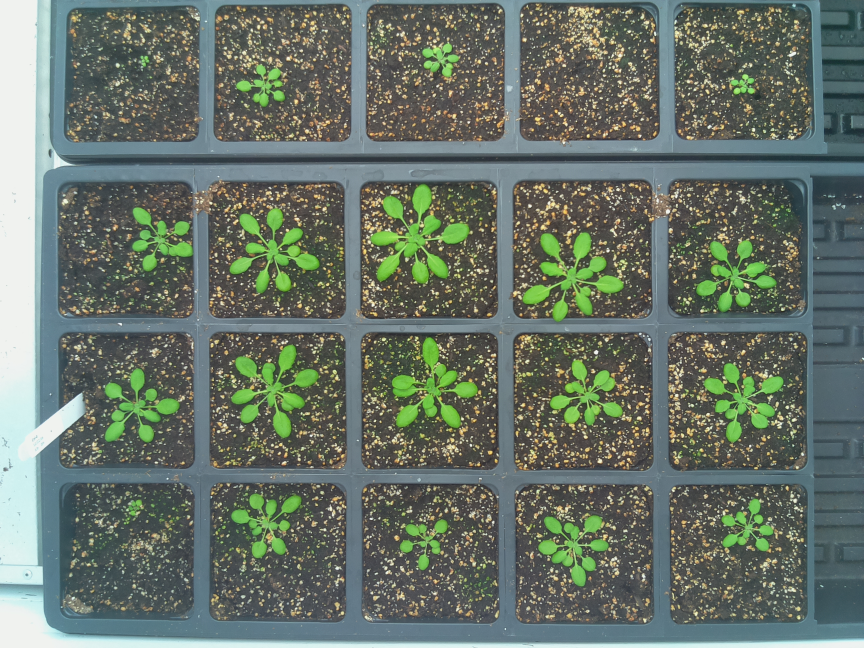
#> input picture assets/arabidopsis_tray.jpg, 2592 x 1944 px (shown at 1/3 size)
$ python -i astrosquare.py   (imports and definitions only)
#> lines starting #> are read from the running program, lines starting #| are printed output that depends on the picture; after the words box and inside, x2 and y2 are one past the last pixel; in counts of white or black regions, pixels touching at a corner belong together
import math
import cv2
import numpy as np

def get_a_bin(rgb_img, threshold=160):

    img_lab = cv2.cvtColor(rgb_img, cv2.COLOR_RGB2LAB)
    img_a = img_lab[:,:,1]
    img_a_blur = cv2.GaussianBlur(img_a, (5, 5), 0)
    img_a_thresh = cv2.threshold(img_a_blur, threshold, 255, cv2.THRESH_BINARY)[1]
    return img_a_thresh

def get_s_bin(rgb_img, threshold=160):

#> called with threshold = 160
    img_hsv = cv2.cvtColor(rgb_img, cv2.COLOR_BGR2HSV)
#> img_hsv: shape (1944, 2592, 3); mean H, S, V 58.2, 50.2, 119.7
    img_s = img_hsv[:,:,1]
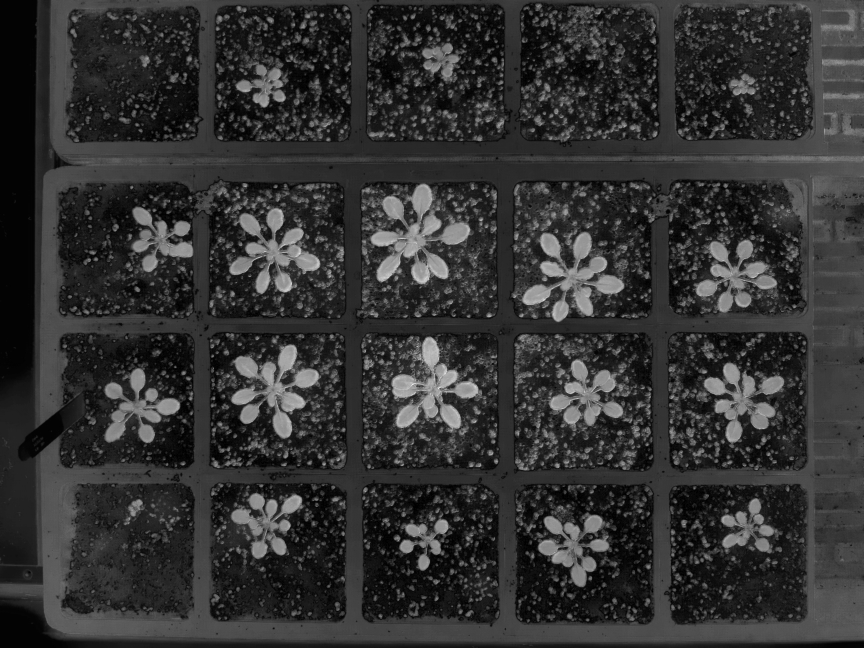
#> img_s: shape (1944, 2592) (shown at 1/3 size); min 0, max 255, mean 50.2
    img_s_blur = cv2.GaussianBlur(img_s, (5, 5), 0)
    img_s_thresh = cv2.threshold(img_s_blur, threshold, 255, cv2.THRESH_BINARY)[1]
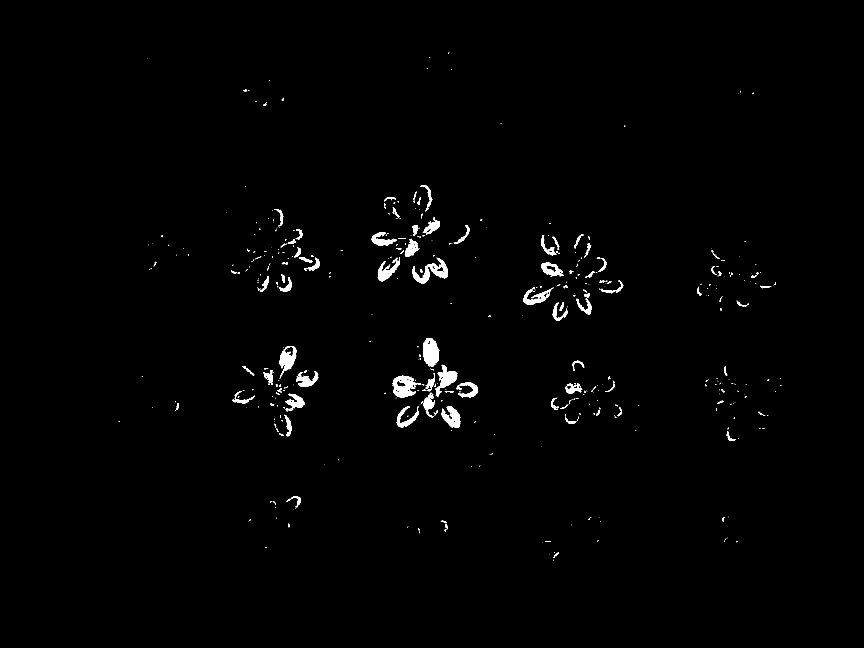
#> img_s_thresh: shape (1944, 2592) (shown at 1/3 size); 0.99% white; 453 white regions (313 under 20 px), largest, box (x1, y1, x2, y2) and area: (1269, 1014, 1318, 1101) 3121, (1178, 1127, 1264, 1192) 2927, (1236, 773, 1343, 851) 2883
    return img_s_thresh


# [52 lines left out: function detect_sticker, not called in this run]


def find_primary_sticker(contours):
    """
    Uses detect_sticker() to evaluate input contours tuple for sticker matches

    Params:
    contours = List-like (list, tuple) of contours

    Returns:
    Single contour array of sticker contour, or None if no sticker found
    """


    # Note: input is the contour tuple directly from find contours

    # 1) Find avg contour area
    avg_list = [cv2.contourArea(c) for c in contours]
    avg_area = sum(avg_list) // len(avg_list)

    # 2) Find rectangles
    rectangle_list = []
    for c in contours:
        if (detect_sticker(c) == "sticker"):
            rectangle_list.append(c)

    # Check there area stickers
    if (len(rectangle_list) == 0):
        return None
    elif (len(rectangle_list) == 1):
        return rectangle_list[0]

    # 3) Select rectangles which are above the average if needed
    above_avg_list = [c for idx, c in enumerate(rectangle_list) if (avg_list[idx] >= avg_area)]

    # Check there area stickers
    if (len(above_avg_list) == 0):
        return None
    elif (len(above_avg_list) == 1):
        return above_avg_list[0]

def find_astrobotany_sticker(rgb_img, method="as"):
    """
    Main method for finding the full contour of the calibration sticker
    """


    # Get binary image based on method
    if (method == "as" or method == "sa"):
        s_bin = get_s_bin(rgb_img)
        a_bin = get_a_bin(rgb_img)
#> in get_a_bin, `img_lab = cv2.cvtColor(rgb_img, cv2.COLOR_RGB2LAB)`: img_lab: shape (1944, 2592, 3); mean of channels 0, 1, 2 119.4, 122.3, 132.2
#> in get_a_bin, `img_a = img_lab[:,:,1]`:
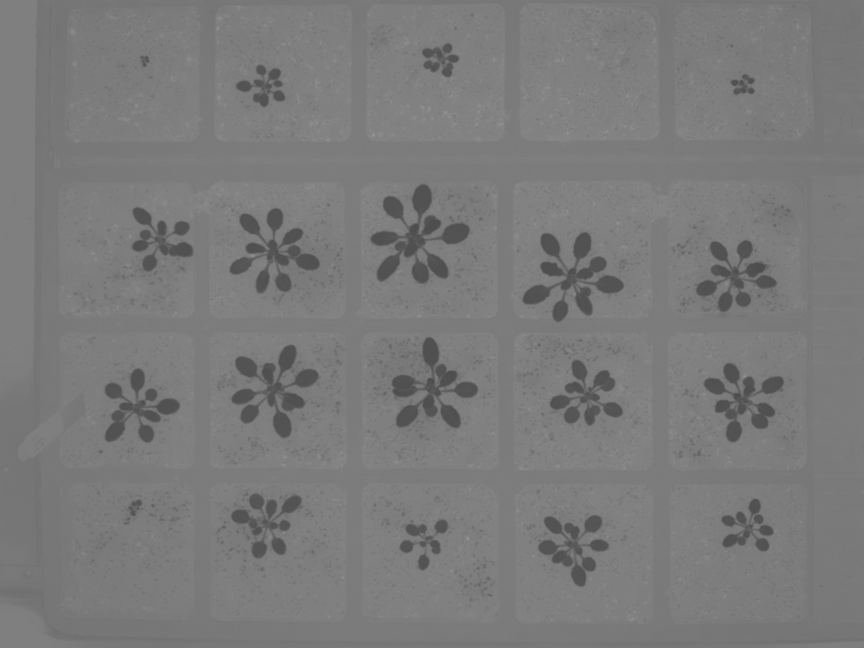
#> img_a: shape (1944, 2592) (shown at 1/3 size); min 76, max 150, mean 122.3
#> in get_a_bin, `img_a_thresh = cv2.threshold(img_a_blur, threshold, 255, cv2.THRESH_BI..`: img_a_thresh: shape (1944, 2592); every value is 0
        bin_img = cv2.bitwise_and(s_bin, a_bin)

    elif (method == "a"):
        bin_img = get_a_bin(rgb_img)

    elif (method == "s"):
        bin_img = get_s_bin(rgb_img)

    # Find contours
    contours = cv2.findContours(bin_img, cv2.RETR_EXTERNAL, cv2.CHAIN_APPROX_SIMPLE)[0]
#> contours = []

    # Search contours for match
    sticker_contour = find_primary_sticker(contours)

    return sticker_contour

# [321 lines left out: functions get_points_contour, get_midpoint, find_comp_points, comp_points_blue, unpack_contour, find_short_sides and 11 more, not called in this run]

def get_square(rgb_img):

    sq_con = find_astrobotany_sticker(rgb_img, method="as")
    approx, rot_rectangle = get_points_contour(sq_con)
    is_up = find_is_up(rgb_img, approx)
    pts_list_ord = get_ordered_points(approx, is_up[1])

    return pts_list_ord


##### Working histogram color correction functions

# [132 lines left out: functions hist_cc, color_correct_hist, correct_color, avg_long_side_length, scale_side_length, find_square_scale and 2 more, not called in this run]

>>> import cv2
>>> picture = cv2.cvtColor(cv2.imread('../assets/arabidopsis_tray.jpg'), cv2.COLOR_BGR2RGB)
#> (the run stopped early here; a loop or call above may not have finished)
